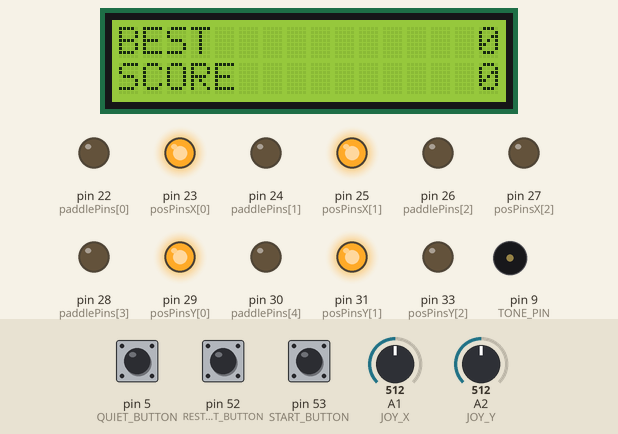
Simulated run of this sketch. Board: Arduino Mega 2560, built with avr-gcc and run on an emulated ATmega2560. On the bench: 16×2 character LCD, output pins drawn as LEDs (lit = HIGH), buzzer (waves = sounding). Dashed ring = blinking. The inputs (shaded band) are chosen by the test bench; at power-on: A2 (JOY_Y) = 512, A1 (JOY_X) = 512, pin 52 (RESTART_BUTTON) LOW, pin 5 (QUIET_BUTTON) LOW, pin 53 (START_BUTTON) LOW. Random numbers use the default seed unless the sketch sets one; pins used as bus, display or sensor lines are not drawn.

Above: at 2.8 s.
2.9 s: A2 (JOY_Y) set to 564
5.1 s: A2 (JOY_Y) set to 589
At 8.1 s:
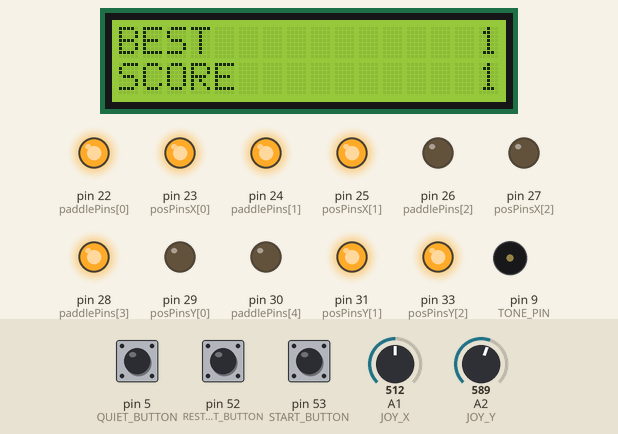
8.2 s: A1 (JOY_X) set to 558
At 13.0 s:
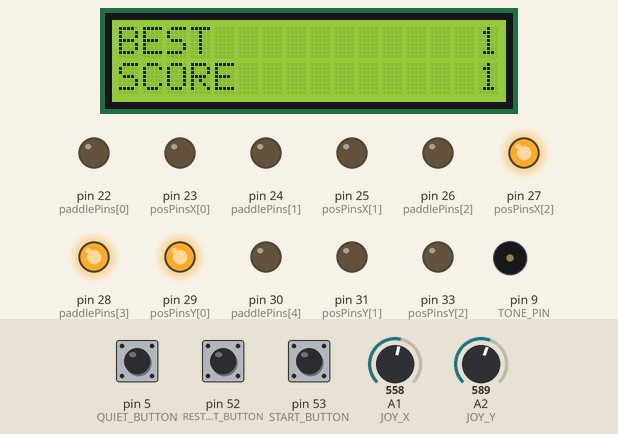
13.1 s: A1 (JOY_X) set to 580
At 16.8 s:
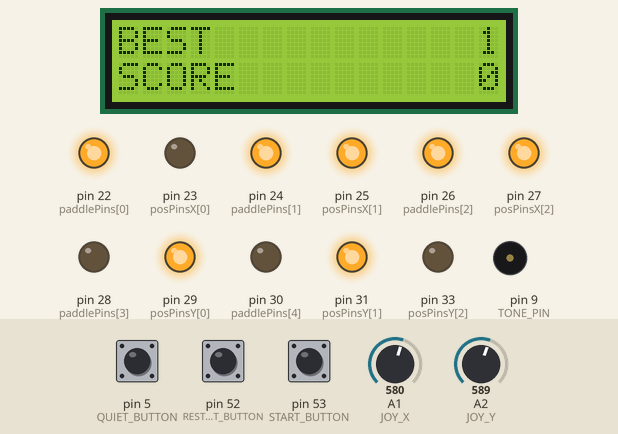
17.0 s: pin 52 (RESTART_BUTTON) pulled HIGH for 1 s
At 17.59 s:
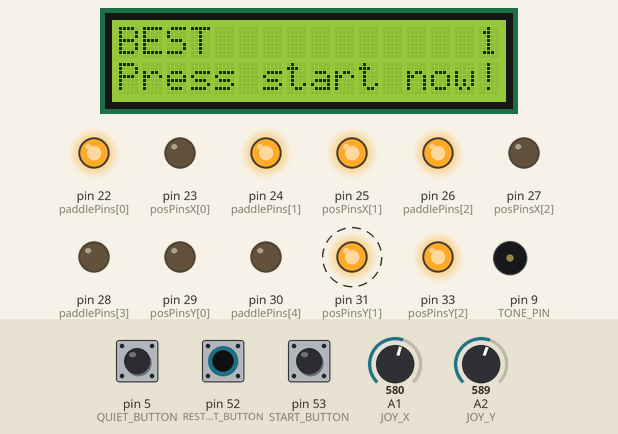
19.5 s: pin 52 (RESTART_BUTTON) pulled HIGH for 3.2 s
At 23.6 s:
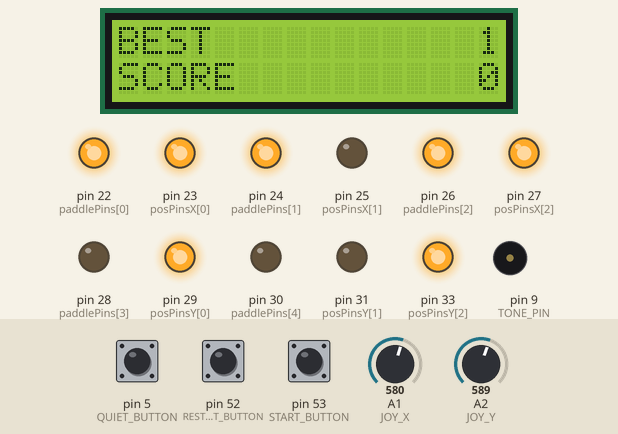
Timing chart, 0 to 25.2 s (numbered marks = the images above; inputs shaded):
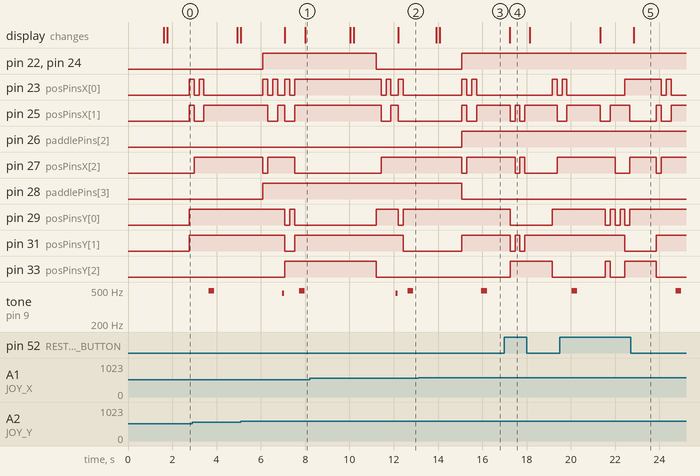

The sketch:

game.ino
```cpp
// score display output

#include <Wire.h>
#include <LiquidCrystal_I2C.h>

// Debug Mode Defines
#define DEBUG 0
#define CALOUT 0
// 1 for on, 0 for off

// Pin Defines
#define RND_NOISE      A0
#define JOY_X          A1
#define JOY_Y          A2
#define DATA_READY     3
#define TONE_PIN       9
#define SND_TX         18
#define SND_RX         19
#define QUIET_BUTTON   5
#define RESTART_BUTTON 52
#define START_BUTTON   53
// Also not usable:
// SDA = 20, SCL = 21

// Array Constants
#define N_PADDLE_PINS 5
#define N_POSITION_PINS 3

// Joystick Input
#define X_CENTRE 515
#define Y_CENTRE 520
#define J_WINDOW 50
#define X_C_HIGH X_CENTRE+J_WINDOW
#define X_C_LOW  X_CENTRE-J_WINDOW
#define Y_C_HIGH Y_CENTRE+J_WINDOW
#define Y_C_LOW  Y_CENTRE-J_WINDOW

// Drawing Constants
#define FRAME_COUNT 20
#define FRAME_DELAY 10

// Sound defines

// Sound files
#define SND_HIT       0x0101
#define SND_MISS      0x0102
#define SND_HIGHSCORE 0x0103
#define SND_LOSE      0x0104
#define SND_START     0x0105
#define SND_WAIT      0x0106
#define SND_MUSIC     0x0201
#define SND_FOLDER    0x0200

// Volume levels
#define SND_VOLUME 0x18
#define SND_VOLUME_QUIET 0x10

// Quiet levels
#define QUIET_LEVELS      5
#define QUIET_LEVEL_NONE  4
#define QUIET_LEVEL_TONES 3
#define QUIET_LEVEL_NWAIT 2
#define QUIET_LEVEL_LVOL  1
#define QUIET_LEVEL_OFF   0

// Tones, set identical to original pong game
#define TONE_WALL 226
#define DUR_WALL  16
#define TONE_HIT  459
#define DUR_HIT   96
#define TONE_MISS 490
#define DUR_MISS  257

// Modes
#define GAME_MODE_PLAY 0
#define GAME_MODE_WAIT 1

// MP3 Defines
/************Command byte**************************/
/*basic commands*/
#define CMD_PLAY  0X01
#define CMD_PAUSE 0X02
#define CMD_NEXT_SONG 0X03
#define CMD_PREV_SONG 0X04
#define CMD_VOLUME_UP   0X05
#define CMD_VOLUME_DOWN 0X06
#define CMD_FORWARD 0X0A // >>
#define CMD_REWIND  0X0B // <<
#define CMD_STOP 0X0E
#define CMD_STOP_INJECT 0X0F//stop interruptting with a song, just stop the interlude

/*5 bytes commands*/
#define CMD_SEL_DEV 0X35
  #define DEV_TF 0X01
#define CMD_IC_MODE 0X35
  #define CMD_SLEEP   0X03
  #define CMD_WAKE_UP 0X02
  #define CMD_RESET   0X05

/*6 bytes commands*/
#define CMD_PLAY_W_INDEX   0X41
#define CMD_PLAY_FILE_NAME 0X42
#define CMD_INJECT_W_INDEX 0X43

/*Special commands*/
#define CMD_SET_VOLUME 0X31
#define CMD_PLAY_W_VOL 0X31

#define CMD_SET_PLAY_MODE 0X33
  #define ALL_CYCLE 0X00
  #define SINGLE_CYCLE 0X01

#define CMD_PLAY_COMBINE 0X45//can play combination up to 15 songs

// MP3 stuff
static int8_t Send_buf[6] = {0};
void sendCommand(int8_t command, int16_t dat );

// Components
LiquidCrystal_I2C lcd(0x38, 16, 2);

// Display output pins
// These decide where to display things
// paddlePins is the bits for a number 0-27
// posPins is for 0-8 on both the X and Y axis

const int paddlePins[5] = {22,24,26,28,30};
const int posPinsX[3] = {23,25,27};
const int posPinsY[3] = {29,31,33};

// Score variables
long currentScore;
long bestScore;

// Joystick input
float angle;
int discreteAngle;

// Framerate counter
int frameCounter;

// Joystick position
int x;
int y;

// Ball position
int ballx;
int bally;
int balldir;

// State variables
int mode;
int quietLevel;

void setup() {
  #if DEBUG > 0 || CALOUT > 0
    // If DEBUG is defined to 1 in the defines (top) setup the serial out for debugging
    // Open serial communications and wait for port to open:
    Serial.begin(9600);
  #endif

  // Setup paddle reading pins
  for (int i = 0; i < N_PADDLE_PINS; i++)
  {
    pinMode(paddlePins[i], OUTPUT);
  }
  // Setup position reading pins
  for (int i = 0; i < N_POSITION_PINS; i++)
  {
    pinMode(posPinsX[i], OUTPUT);
    pinMode(posPinsY[i], OUTPUT);
  }

  // Setup display communication pin
  pinMode(DATA_READY, OUTPUT);

  // Setup buttons
  pinMode(START_BUTTON, INPUT);
  pinMode(RESTART_BUTTON, INPUT);
  pinMode(QUIET_BUTTON, INPUT);

  // Setup scoreboard
  lcd.init();
  lcd.backlight();
  bestScore = 0;
  drawHighScore();

  // Setup audio

  // MP3 uses Serial1
  Serial1.begin(9600);
  delay(500);
  sendCommand(CMD_SEL_DEV, DEV_TF);
  delay(500);
  setVolume(SND_VOLUME);
  delay(500);

  // Passive Buzzer for Pong sounds
  pinMode(TONE_PIN, OUTPUT);

  // Initialize quiet level
  quietLevel = 0;

  // Setup random generator
  randomSeed(analogRead(RND_NOISE));

  // Initialize joysitck values
  angle = 0.0;
  discreteAngle = 0;

  // game setup
  startWaiting();
}

void loop() {
  // Read in joystick position
  x = analogRead(JOY_X);
  y = analogRead(JOY_Y);

  #if CALOUT > 0
    Serial.println("Joystick: "+String(x)+" "+String(y));
  #endif

  // Determin paddle position
  if ((x > X_C_HIGH || x < X_C_LOW) || (y > Y_C_HIGH || y < Y_C_LOW))
  {
    // Find angle
    angle = atan2(x-X_CENTRE,y-Y_CENTRE); // -pi to pi
    discreteAngle = (int)(53 - (angle + 3.14159) * 4.45634) % 28; //means: (int)(25 - (angle + 3.14) / 6.28 * 28 + 28) % 28;
  }

  if (debounced(QUIET_BUTTON))
  {
    // Set quiet level and volume (as necessary)
    quietLevel = (quietLevel + 1) % QUIET_LEVELS;
    if (quietLevel == QUIET_LEVEL_OFF)
    {
      setVolume(SND_VOLUME);
      if (isWaiting) playWithFolder(SND_MUSIC);
    }
    else if (quietLevel == QUIET_LEVEL_LVOL) setVolume(SND_VOLUME_QUIET);
    else if (quietLevel == QUIET_LEVEL_TONES || quietLevel == QUIET_LEVEL_NWAIT && isWaiting()) sendCommand(CMD_STOP);

    #if DEBUG > 0
      Serial.println("Quiet level: "+String(quietLevel));
    #endif
  }

  // Check for (re)start or run the game
  if (debounced(START_BUTTON) || (isWaiting() && debouncedNeg(RESTART_BUTTON)))
  {
    gameStart();
  }
  else
  {
    // Send
    sendNumber(paddlePins, 5, discreteAngle);
    sendNumber(posPinsX, 3, ballx);
    sendNumber(posPinsY, 3, bally);

    // Advize of new information
    digitalWrite(DATA_READY, HIGH);
    delayMicroseconds(100);//delay(1);
    digitalWrite(DATA_READY, LOW);

    // Update state
    frameCounter++;
    if (frameCounter > FRAME_COUNT)
    {
      frameCounter = 0; // Reinitialize frame count

      if (isWaiting())
      {
          doWaiting(); // Change waiting display
      }
      else
      {
        // Determine where the ball hit & if the paddle is in range
        // Each corner & each side has their own opposing angle, that will have variance added on
        if ((ballx == 1 && bally == 1) && (discreteAngle <= 2 || discreteAngle >= 26))
        {
          hit(); // Register hit
          balldir = nextDirection(1); // Reflect
        }
        else if ((ballx == 6 && bally == 1) && (discreteAngle >= 5 && discreteAngle <= 9))
        {
          hit(); // Register hit
          balldir = nextDirection(3); // Reflect
        }
        else if ((ballx == 6 && bally == 6) && (discreteAngle >= 12 && discreteAngle <= 16))
        {
          hit(); // Register hit
          balldir = nextDirection(5); // Reflect
        }
        else if ((ballx == 1 && bally == 6) && (discreteAngle >= 19 && discreteAngle <= 23))
        {
          hit(); // Register hit
          balldir = nextDirection(7); // Reflect
        }
        else if (ballx == 1 && ((discreteAngle >= 28 - bally - 2 && discreteAngle <= 28 - bally + 2)
                                || (discreteAngle == 0 && bally == 2)))
        {
          hit(); // Register hit
          balldir = nextDirection(0); // Reflect
        }
        else if (bally == 1 && (discreteAngle >= ballx - 2 && discreteAngle <= ballx + 2))
        {
          hit(); // Register hit
          balldir = nextDirection(2); // Reflect
        }
        else if (ballx == 6 && (discreteAngle >= 7 + bally - 2 && discreteAngle <= 7 + bally + 2))
        {
          hit(); // Register hit
          balldir = nextDirection(4); // Reflect
        }
        else if (bally == 6 && (discreteAngle >= 21 - ballx - 2 && discreteAngle <= 21 - ballx + 2))
        {
          hit(); // Register hit
          balldir = nextDirection(6); // Reflect
        }
        else if (ballx == 1 || bally == 1 || ballx == 6 || bally == 6)
        {
          miss(); // Register miss

          if (currentScore > bestScore)
            highscore(); // Register highscore
          else
            loss(); // Register loss

          // Debug output
          #if DEBUG > 0
            Serial.println("x:" + String(ballx));
            Serial.println("y:" + String(bally));
          #endif

          // Move to waiting mode
          startWaiting();
        }

        // Move the ball
        switch (balldir)
        {
          case 0:
            ballx++;
            break;
          case 1:
            ballx++;
            bally++;
            break;
          case 2:
            bally++;
            break;
          case 3:
            ballx--;
            bally++;
            break;
          case 4:
            ballx--;
            break;
          case 5:
            ballx--;
            bally--;
            break;
          case 6:
            bally--;
            break;
          case 7:
            ballx++;
            bally--;
            break;
        }

        // Debug output
        #if DEBUG > 0
          debugDraw(discreteAngle, ballx, bally);
        #endif
      }
    }
  }

  // Keep the game sufficiently slow
  delay(FRAME_DELAY);
}

// Run helper methods

// Determine the ball's direction, with variance
// Given the "perfect" direction for where it hit as its input
inline int nextDirection(int in)
{
  return (in + random(-1,2) + 8) % 8;
}

// Play hit tone
inline void hit()
{
  if (quietLevel < QUIET_LEVEL_NONE)
  {
    // Tone identical to original Pong game
    tone(TONE_PIN, TONE_HIT);
    delay(DUR_HIT);
    noTone(TONE_PIN);

    //playWithFolder(SND_HIT);
    //delay(100);
  } else {
    delay(DUR_HIT);
  }
  currentScore++;
  drawScore();
}

// Play miss tone
inline void miss()
{
  if (quietLevel < QUIET_LEVEL_NONE)
  {
    // Tone identical to original Pong game
    tone(TONE_PIN, TONE_MISS);
    delay(DUR_MISS);
    noTone(TONE_PIN);
  } else {
    delay(DUR_MISS);
  }
}

// Register high score
inline void highscore()
{
  // Play loss sound
  if (quietLevel < QUIET_LEVEL_TONES) playWithFolder(SND_HIGHSCORE);

  // Redraw highscore
  clearHighScore();
  bestScore = currentScore;
  drawHighScore();

  // Delay
  delay(2000);
}

// Register loss
inline void loss()
{
  // Play loss sound
  if (quietLevel < QUIET_LEVEL_TONES) playWithFolder(SND_LOSE);

  // Delay
  delay(1000);
}

// Debounce button
inline boolean debounced(int pin)
{
  if (digitalRead(pin))
  {
    delay(100);
    return digitalRead(pin);
  }
  return false;
}

// Debounce button
inline boolean debouncedNeg(int pin)
{
  if (!digitalRead(pin))
  {
    delay(100);
    return !digitalRead(pin);
  }
  return false;
}

// If is waiting
inline boolean isWaiting()
{
  return mode == GAME_MODE_WAIT;
}

// If is running a game
inline boolean isRunning()
{
  return mode == GAME_MODE_PLAY;
}

// Game modes

// Start new game
void gameStart()
{
  // If waiting, ensure tat it is finished
  if (isWaiting()) stopWaiting();

  // Play start sound
  if (quietLevel < QUIET_LEVEL_TONES) playWithFolder(SND_START);

  // Clear the display and draw the score
  clearScore();
  currentScore = 0;
  drawScore();

  // Initialize frame counter
  frameCounter = 0;

  // Initialize positions
  ballx = 3; // random(3,5);
  bally = 3; // random(3,5);
  balldir = 0; // random(0,8);

  // Set mode
  mode = GAME_MODE_PLAY;

  // Give the player a chance to start
  delay(1000);
}

// Start waiting for a new game
void startWaiting()
{
  // Start waiting music (Composed by C. Vessey :))
  if (quietLevel < QUIET_LEVEL_NWAIT) playWithFolder(SND_MUSIC);

  // Tried and failed:
  //playWithFolder(SND_MUSIC);
  //setCyleMode(ALL_CYCLE);
  //setCyleMode(SINGLE_CYCLE);

  // Clear the score and draw the waiting message
  clearScore();
  currentScore = 0;
  drawWaiting();

  // Initialize frame counter
  frameCounter = 0;

  // Initialize positions
  ballx = random(3,5);
  bally = random(3,5);
  balldir = 0;

  // Set mode
  mode = GAME_MODE_WAIT;
}

// Increment waiting
void doWaiting()
{
  // Set new random position
  ballx = random(1,7); //((ballx + random(0,2) + 7) % 6) + 1;
  bally = random(1,7); //((bally + random(0,2) + 11) % 6) + 1;
}

// Stop waiting
void stopWaiting()
{
  sendCommand(CMD_STOP);
}


// LCD methods

// Clear the player score
inline void clearScore()
{
  lcd.setCursor(0,1);
  lcd.print(F("                "));
}

// Clear the high score
inline void clearHighScore()
{
  lcd.setCursor(0,0);
  lcd.print(F("                "));
}

// Draw the player score
inline void drawScore()
{
  lcd.setCursor(0,1);
  lcd.print(F("SCORE"));
  drawNumberOn(currentScore, 1);
}

// Draw the high score
inline void drawHighScore()
{
  lcd.setCursor(0,0);
  lcd.print(F("BEST"));
  drawNumberOn(bestScore, 0);
}

// Draw the waiting message
inline void drawWaiting()
{
  lcd.setCursor(0,1);
  lcd.print(F("Press start now!"));
}

// Draws a number on the given row of the LCD screen
inline void drawNumberOn(long number, int row)
{
  // ltoa would be better, but unsure how to best use it
  String asString = String(number);
  lcd.setCursor(16 - asString.length(),row);
  lcd.print(asString);
}

// Send a value to the given pins as a binary number
inline void sendNumber(int pins[], int pinSize, int num)
{
  for (int i = 0; i < pinSize; i++)
  {
    digitalWrite(pins[i], bitRead(num, i));
  }
}

// Debug functions

// Draws current display board to serial monitor
// Is not a clean function, but is functional for debugging
void debugDraw(int paddle, int x, int y)
{
  #if DEBUG > 0
    Serial.println();
    Serial.println();
    Serial.println(discreteAngle);
    Serial.println(angle);
    Serial.println();
    Serial.println("BEST   " + String(bestScore));
    Serial.println("SCORE  " + String(currentScore));
    Serial.println();

    // top line
    for (int i = 0; i < 8; i++)
    {
      if ((i >= paddle - 2 && i <= paddle + 2) || (paddle == 26 && i == 0) || (paddle == 27 && i <= 1))
      {
        Serial.print("X");
      }
      else
      {
        Serial.print("-");
      }
    }
    Serial.println();

    // lines 1-6
    for (int i = 1; i < 7; i++)
    {
      if((28 - i >= paddle - 2 && 28 - i <= paddle + 2) || (paddle == 0 && i <= 2) || (paddle == 1 && i == 1))
      {
        Serial.print("X");
      }
      else
      {
        Serial.print("-");
      }
      for (int j = 1; j < 7; j++)
      {
        if (x == j && y == i)
        {
          Serial.print("O");
        }
        else
        {
          Serial.print(".");
        }
      }
      if(i + 7 >= paddle - 2 && i + 7 <= paddle + 2)
      {
        Serial.print("X");
      }
      else
      {
        Serial.print("-");
      }
      Serial.println();
    }

    // bottom line
    for (int i = 7; i >= 0; i--)
    {
      if (i + 14 >= paddle - 2 && i  + 14 <= paddle + 2)
      {
        Serial.print("X");
      }
      else
      {
        Serial.print("-");
      }
    }
    Serial.println();
  #endif
}

// MP3 Methods

inline void setVolume(int8_t vol)
{
  mp3_5bytes(CMD_SET_VOLUME, vol);
}

inline void playWithFolderAndVolume(int16_t dat, int8_t vol)
{
  // dat represents the command portion after Play with Folder and Filename
  setVolume(vol); // call helper method, above
  mp3_6bytes(CMD_PLAY_FILE_NAME, dat); // play as directed
}

inline void playWithFolder(int16_t dat)
{
  mp3_6bytes(CMD_PLAY_FILE_NAME, dat);
}

inline void playWithVolume(int16_t dat)
{
  mp3_6bytes(CMD_PLAY_W_VOL, dat);
}

/*cycle play with an index*/
inline void cyclePlay(int16_t index)
{
  mp3_6bytes(CMD_SET_PLAY_MODE,index);
}

inline void setCyleMode(int8_t AllSingle)
{
  mp3_5bytes(CMD_SET_PLAY_MODE,AllSingle);
}


void playCombine(int8_t song[][2], int8_t number)
{
  if(number > 15) return;//number of songs combined can not be more than 15
  uint8_t nbytes;//the number of bytes of the command with starting byte and ending byte
  nbytes = 2*number + 4;
  int8_t Send_buf[nbytes];
  Send_buf[0] = 0x7e; //starting byte
  Send_buf[1] = nbytes - 2; //the number of bytes of the command without starting byte and ending byte
  Send_buf[2] = CMD_PLAY_COMBINE;
  for(uint8_t i=0; i < number; i++)//
  {
    Send_buf[i*2+3] = song[i][0];
  Send_buf[i*2+4] = song[i][1];
  }
  Send_buf[nbytes - 1] = 0xef;
  sendBytes(nbytes);
}

void sendCommand(int8_t command)
{
  delay(20);
  if((command == CMD_PLAY_W_VOL)||(command == CMD_SET_PLAY_MODE)||(command == CMD_PLAY_COMBINE))
    return;
  else if(command < 0x10)
  {
  mp3Basic(command);
  }
  else return;

}

void sendCommand(int8_t command, int16_t dat)
{
  delay(20);
  if((command == CMD_PLAY_W_VOL)||(command == CMD_SET_PLAY_MODE)||(command == CMD_PLAY_COMBINE))
    return;
  else if(command < 0x10)
  {
  mp3Basic(command);
  }
  else if(command < 0x40)
  {
  mp3_5bytes(command, dat);
  }
  else if(command < 0x50)
  {
  mp3_6bytes(command, dat);
  }
  else return;

}

void mp3Basic(int8_t command)
{
  Send_buf[0] = 0x7e; //starting byte
  Send_buf[1] = 0x02; //the number of bytes of the command without starting byte and ending byte
  Send_buf[2] = command;
  Send_buf[3] = 0xef; //
  sendBytes(4);
}
void mp3_5bytes(int8_t command, uint8_t dat)
{
  Send_buf[0] = 0x7e; //starting byte
  Send_buf[1] = 0x03; //the number of bytes of the command without starting byte and ending byte
  Send_buf[2] = command;
  Send_buf[3] = dat; //
  Send_buf[4] = 0xef; //
  sendBytes(5);
}
void mp3_6bytes(int8_t command, int16_t dat)
{
  Send_buf[0] = 0x7e; //starting byte
  Send_buf[1] = 0x04; //the number of bytes of the command without starting byte and ending byte
  Send_buf[2] = command;
  Send_buf[3] = (int8_t)(dat >> 8);//data high-order byte (shifted)
  Send_buf[4] = (int8_t)(dat); //data low-order byte
  Send_buf[5] = 0xef; //
  sendBytes(6);
}
inline void sendBytes(uint8_t nbytes)
{
  for(uint8_t i=0; i < nbytes; i++)//
  {
    Serial1.write(Send_buf[i]) ;
  }
}
```

Measured:
- the behaviour switches between 570 and 571 on A2 (JOY_Y) (found by bisection; images 0 and 1)
- the behaviour switches between 570 and 571 on A1 (JOY_X) (found by bisection; images 2 and 3)
- after the input at 5.1 s, pin 22 (paddlePins[0]), pin 24 (paddlePins[1]): LOW → HIGH after 0.99 s
- after the input at 8.2 s, pin 22 (paddlePins[0]), pin 24 (paddlePins[1]): HIGH → LOW after 3.0 s
- after the input at 13.1 s, pin 22 (paddlePins[0]), pin 24 (paddlePins[1]), pin 26 (paddlePins[2]): LOW → HIGH after 2.0 s; pin 28 (paddlePins[3]): HIGH → LOW after 2.0 s
- after the input at 17.0 s, pin 29 (posPinsY[0]): HIGH → LOW after 0.26 s, → HIGH 1.9 s later; pin 31 (posPinsY[1]): alternates HIGH for 0.22 s and LOW for 0.22 s, 4 changes in all, then stays HIGH, starting after 0.26 s; pin 33 (posPinsY[2]): LOW → HIGH after 0.26 s, → LOW 1.9 s later
- after the input at 19.5 s, pin 29 (posPinsY[0]): alternates HIGH for 0.22 s and LOW for 0.22 s, 6 changes in all, then stays HIGH, starting after 2.1 s; pin 31 (posPinsY[1]): HIGH → LOW after 2.9 s, → HIGH 1.4 s later; pin 33 (posPinsY[2]): LOW → HIGH after 2.1 s, → LOW 0.22 s later, → HIGH 0.67 s later, → LOW 1.4 s later
- by itself, tone on pin 9 (TONE_PIN): alternates 490 Hz for 0.26 s and silent for 4.4 s
